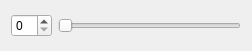
<?xml version="1.0" encoding="UTF-8"?>
<ui version="4.0">
 <class>smallWidget</class>
 <widget class="QWidget" name="smallWidget">
  <property name="geometry">
   <rect>
    <x>0</x>
    <y>0</y>
    <width>252</width>
    <height>51</height>
   </rect>
  </property>
  <property name="windowTitle">
   <string>Form</string>
  </property>
  <layout class="QHBoxLayout" name="horizontalLayout">
   <item>
    <widget class="QSpinBox" name="spinBox"/>
   </item>
   <item>
    <widget class="QSlider" name="horizontalSlider">
     <property name="orientation">
      <enum>Qt::Horizontal</enum>
     </property>
    </widget>
   </item>
  </layout>
 </widget>
 <resources/>
 <connections/>
</ui>
